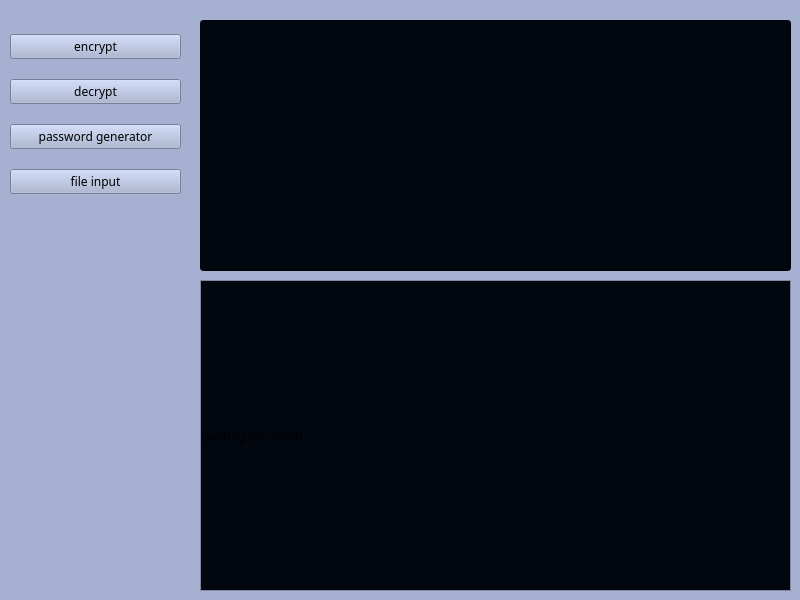
<?xml version="1.0" encoding="UTF-8"?>
<ui version="4.0">
 <class>has_mari</class>
 <widget class="QMainWindow" name="has_mari">
  <property name="geometry">
   <rect>
    <x>0</x>
    <y>0</y>
    <width>800</width>
    <height>600</height>
   </rect>
  </property>
  <property name="minimumSize">
   <size>
    <width>800</width>
    <height>600</height>
   </size>
  </property>
  <property name="font">
   <font>
    <family>Segoe UI Black</family>
    <bold>false</bold>
   </font>
  </property>
  <property name="windowTitle">
   <string>MainWindow</string>
  </property>
  <property name="styleSheet">
   <string notr="true">background-color: #A6B1D1</string>
  </property>
  <widget class="QWidget" name="centralwidget">
   <property name="styleSheet">
    <string notr="true">background-color: #A6B1D1</string>
   </property>
   <widget class="QLineEdit" name="input">
    <property name="geometry">
     <rect>
      <x>200</x>
      <y>20</y>
      <width>591</width>
      <height>251</height>
     </rect>
    </property>
    <property name="font">
     <font>
      <family>Segoe UI Black</family>
     </font>
    </property>
    <property name="styleSheet">
     <string notr="true">background-color: #01060F;</string>
    </property>
   </widget>
   <widget class="QWidget" name="gridLayoutWidget">
    <property name="geometry">
     <rect>
      <x>10</x>
      <y>20</y>
      <width>171</width>
      <height>191</height>
     </rect>
    </property>
    <layout class="QGridLayout" name="gridLayout" columnstretch="0">
     <item row="3" column="0">
      <widget class="QPushButton" name="file_input">
       <property name="font">
        <font>
         <family>Segoe UI Black</family>
        </font>
       </property>
       <property name="styleSheet">
        <string notr="true">background-color: #01060F;

QPushButton {
    background-color: #01060F; 
}
QPushButton:hover {
    background-color: #A6B1D1;
}</string>
       </property>
       <property name="text">
        <string>file input</string>
       </property>
       <property name="icon">
        <iconset>
         <normaloff>:/icon/icons/file_open_24dp_ A6B1D1_FILL0_wght400_GRAD0_opsz24.svg</normaloff>:/icon/icons/file_open_24dp_ A6B1D1_FILL0_wght400_GRAD0_opsz24.svg</iconset>
       </property>
      </widget>
     </item>
     <item row="2" column="0">
      <widget class="QPushButton" name="password_generator">
       <property name="font">
        <font>
         <family>Segoe UI Black</family>
        </font>
       </property>
       <property name="styleSheet">
        <string notr="true">background-color: #01060F;

QPushButton {
    background-color: #01060F; 
}
QPushButton:hover {
    background-color: #A6B1D1;
}</string>
       </property>
       <property name="text">
        <string>password generator</string>
       </property>
       <property name="icon">
        <iconset>
         <normaloff>:/icon/icons/key_24dp_ A6B1D1_FILL0_wght400_GRAD0_opsz24.svg</normaloff>:/icon/icons/key_24dp_ A6B1D1_FILL0_wght400_GRAD0_opsz24.svg</iconset>
       </property>
      </widget>
     </item>
     <item row="0" column="0">
      <widget class="QPushButton" name="encrypt">
       <property name="font">
        <font>
         <family>Segoe UI Black</family>
        </font>
       </property>
       <property name="styleSheet">
        <string notr="true">background-color: #01060F;

QPushButton {
    background-color: #01060F; 
}
QPushButton:hover {
    background-color: #A6B1D1;
}</string>
       </property>
       <property name="text">
        <string>encrypt</string>
       </property>
       <property name="icon">
        <iconset>
         <normaloff>:/icon/icons/password_24dp_ A6B1D1_FILL0_wght400_GRAD0_opsz24.svg</normaloff>:/icon/icons/password_24dp_ A6B1D1_FILL0_wght400_GRAD0_opsz24.svg</iconset>
       </property>
      </widget>
     </item>
     <item row="1" column="0">
      <widget class="QPushButton" name="decrypt">
       <property name="font">
        <font>
         <family>Segoe UI Black</family>
        </font>
       </property>
       <property name="styleSheet">
        <string notr="true">background-color: #01060F;

QPushButton {
    background-color: #01060F; 
}
QPushButton:hover {
    background-color: #A6B1D1;
}</string>
       </property>
       <property name="text">
        <string>decrypt</string>
       </property>
       <property name="icon">
        <iconset>
         <normaloff>:/icon/icons/no_encryption_24dp_ A6B1D1_FILL0_wght400_GRAD0_opsz24.svg</normaloff>:/icon/icons/no_encryption_24dp_ A6B1D1_FILL0_wght400_GRAD0_opsz24.svg</iconset>
       </property>
      </widget>
     </item>
    </layout>
   </widget>
   <widget class="QScrollArea" name="input_scroll">
    <property name="geometry">
     <rect>
      <x>200</x>
      <y>280</y>
      <width>591</width>
      <height>311</height>
     </rect>
    </property>
    <property name="widgetResizable">
     <bool>true</bool>
    </property>
    <widget class="QWidget" name="scrollAreaWidgetContents">
     <property name="geometry">
      <rect>
       <x>0</x>
       <y>0</y>
       <width>589</width>
       <height>309</height>
      </rect>
     </property>
     <widget class="QLabel" name="output">
      <property name="geometry">
       <rect>
        <x>0</x>
        <y>0</y>
        <width>591</width>
        <height>311</height>
       </rect>
      </property>
      <property name="font">
       <font>
        <family>Segoe UI Black</family>
       </font>
      </property>
      <property name="styleSheet">
       <string notr="true">background-color: #01060F;</string>
      </property>
      <property name="text">
       <string> waiting for action...</string>
      </property>
     </widget>
    </widget>
   </widget>
  </widget>
 </widget>
 <resources>
  <include location="res-rc.qrc"/>
 </resources>
 <connections/>
</ui>
